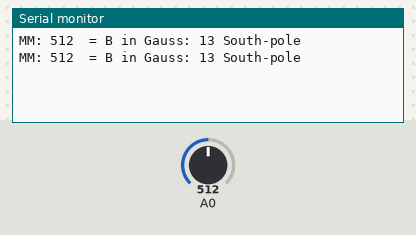
This sketch was run on a simulated Arduino Uno, built with avr-gcc and run on an emulated ATmega328P. On the bench: the last lines printed to the serial monitor. The inputs (shaded band) are chosen by the test bench; at power-on: A0 = 512.

Above: at 1.8 s.
1.9 s: A0 set to 306
At 2.8 s:
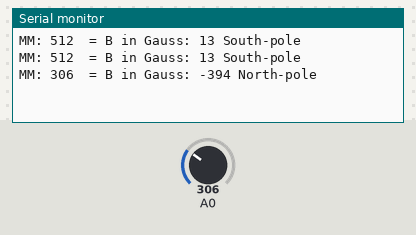
4.5 s: A0 set to 122
At 5.8 s:
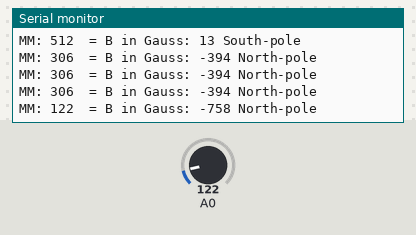

Measured:
- after the input at 1.9 s, the serial monitor: prints a new line after 0.10 s (image 1)
- after the input at 4.5 s, the serial monitor: prints a new line after 0.51 s (image 2)

The sketch:

HallSensor.ino
```cpp
/*
 *    FILE: MM01
 *  AUTHOR: Rob van den Tillaart
 *    DATE: 2010 03 19
 *     URL: http://www.arduino.cc/playground/Code/HallEffect
 *
 * PURPOSE: use a A1301 as magnetometer
 *
 * Pinlayout A1301
 * ==================
 *  1     GND
 *  2     signal    connected to Analog 0
 *  3     Vdd +5V
 *
 */

int  time = 0;
int  oldtime = -1;
int  rawMM = 0;

#define BNULL 505L    // My midpoint, calibrate this
#define BFAC  1000L   // 2500 mv == 1000 Gauss in 505 steps

void setup()
{
  // setup serial - diagnostics - port
  Serial.begin(9600);
}

void DoMeasurement()
{
  // measure magnetics
  rawMM = analogRead(0);   // Range : 0..1024

  Serial.print("MM: ");
  Serial.print(rawMM);

  long B = rawMM - BNULL;  // adjust midpoint
  B = B * BFAC / BNULL;    // adjust scale -> -1000 .. +1000 Gauss

  Serial.print("  = B in Gauss: ");
  Serial.print(B);

  if (B > 0) Serial.println(" South-pole");
  else if (B <0) Serial.println(" North-pole");
  else Serial.println();
}

void loop()
{
  time = millis()/1000;
  if (time == oldtime)
  {
    delay(100);
  }
  else
  {
    oldtime = time;
    DoMeasurement();
  }
}
```
